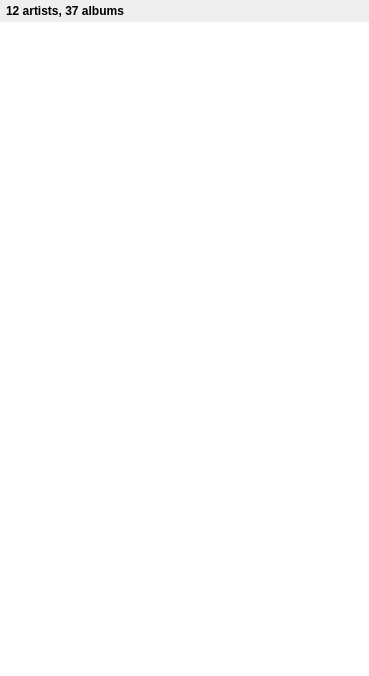
<?xml version="1.0" encoding="UTF-8"?>
<ui version="4.0">
 <class>MusicFilesWidget</class>
 <widget class="QWidget" name="MusicFilesWidget">
  <property name="geometry">
   <rect>
    <x>0</x>
    <y>0</y>
    <width>369</width>
    <height>676</height>
   </rect>
  </property>
  <property name="windowTitle">
   <string notr="true">Form</string>
  </property>
  <layout class="QVBoxLayout" name="verticalLayout" stretch="0,1">
   <property name="spacing">
    <number>0</number>
   </property>
   <property name="leftMargin">
    <number>0</number>
   </property>
   <property name="topMargin">
    <number>0</number>
   </property>
   <property name="rightMargin">
    <number>0</number>
   </property>
   <property name="bottomMargin">
    <number>0</number>
   </property>
   <item>
    <widget class="QWidget" name="statusLabelWidget" native="true">
     <layout class="QVBoxLayout" name="verticalLayout_2">
      <property name="leftMargin">
       <number>6</number>
      </property>
      <property name="topMargin">
       <number>4</number>
      </property>
      <property name="rightMargin">
       <number>6</number>
      </property>
      <property name="bottomMargin">
       <number>4</number>
      </property>
      <item>
       <widget class="QLabel" name="statusLabel">
        <property name="font">
         <font>
          <bold>true</bold>
         </font>
        </property>
        <property name="text">
         <string notr="true">12 artists, 37 albums</string>
        </property>
        <property name="alignment">
         <set>Qt::AlignmentFlag::AlignLeading|Qt::AlignmentFlag::AlignLeft|Qt::AlignmentFlag::AlignVCenter</set>
        </property>
       </widget>
      </item>
     </layout>
    </widget>
   </item>
   <item>
    <widget class="MusicTreeView" name="music">
     <property name="minimumSize">
      <size>
       <width>200</width>
       <height>0</height>
      </size>
     </property>
     <property name="contextMenuPolicy">
      <enum>Qt::ContextMenuPolicy::CustomContextMenu</enum>
     </property>
     <property name="frameShape">
      <enum>QFrame::Shape::NoFrame</enum>
     </property>
     <property name="horizontalScrollBarPolicy">
      <enum>Qt::ScrollBarPolicy::ScrollBarAlwaysOff</enum>
     </property>
     <property name="editTriggers">
      <set>QAbstractItemView::EditTrigger::NoEditTriggers</set>
     </property>
     <property name="alternatingRowColors">
      <bool>true</bool>
     </property>
     <property name="selectionMode">
      <enum>QAbstractItemView::SelectionMode::ExtendedSelection</enum>
     </property>
     <property name="animated">
      <bool>true</bool>
     </property>
     <property name="headerHidden">
      <bool>true</bool>
     </property>
     <property name="expandsOnDoubleClick">
      <bool>true</bool>
     </property>
    </widget>
   </item>
  </layout>
 </widget>
 <customwidgets>
  <customwidget>
   <class>MusicTreeView</class>
   <extends>QTreeView</extends>
   <header>ui/small_widgets/MusicTreeView.h</header>
  </customwidget>
 </customwidgets>
 <resources/>
 <connections/>
</ui>
